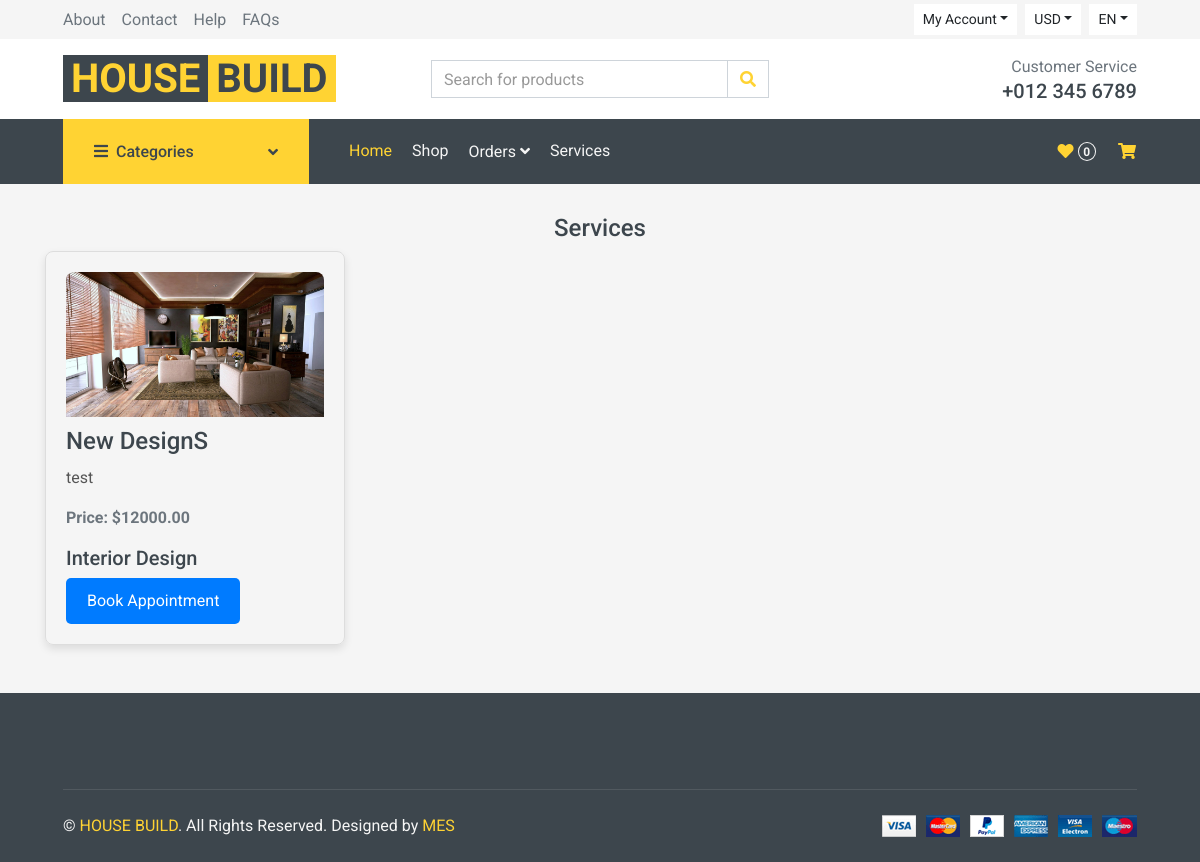
Page /Product/services/ on the committed database.
### Product/models.py (models this page shows, shortened)
class Service(models.Model):
    user = models.ForeignKey(User, on_delete=models.CASCADE, related_name="Services_name")
    category = models.ForeignKey(ServiceCategory, on_delete=models.CASCADE, related_name="services")
    name = models.CharField(max_length=150)
    description = models.TextField()
    price = models.DecimalField(max_digits=10, decimal_places=2)
    duration = models.PositiveIntegerField( help_text="Duration in minutes", blank=True, null=True)
    image = models.ImageField(upload_to="service_images/", blank=True, null=True)

class ServiceCategory(models.Model):
    name = models.CharField(max_length=100, unique=True)
    description = models.TextField(blank=True, null=True)
    def __str__(self):
        return self.name

### Product/views.py (the view)
# urls.py: path('services/', views.services, name='services'),
def services(request):
    services = Service.objects.all()
    context = {
       "services":services
    }
    return render(request,"services.html",context)

### templates/services.html
{% extends "index.html" %}
{% block content %}
<div class="container">
    <h4 class="text-center">Services</h4>
    <div class="services-container" style="display: flex; flex-wrap: wrap; gap: 20px;">
        {% for service in services %}
        <div class="service-card"
            style="border: 1px solid #ddd; border-radius: 8px; padding: 20px; width: 300px; box-shadow: 0 4px 8px rgba(0,0,0,0.1);">
            <img src="{{ service.image.url }}" alt="{{ service.name }}"
                style="width: 100%; height: auto; border-radius: 8px 8px 0 0;">
            <h4 style="margin: 10px 0;">{{ service.name }}</h4>
            <p style="color: #555;">{{ service.description }}</p>
            <p style="font-weight: bold;">Price: ${{ service.price }}</p>
            <h5>{{service.category}}</h5>
            <a href="{% url 'book_appointment' service.id %}" class="btn"
                style="display: inline-block; padding: 10px 20px; background-color: #007bff; color: white; text-align: center; border-radius: 5px; text-decoration: none;">Book
                Appointment</a>
        </div>
        {% endfor %}
    </div>
</div>
{% endblock %}

### rows in the picture
Service: image (picture), name "New DesignS", description "test", price "12000.00", category "Interior Design"
